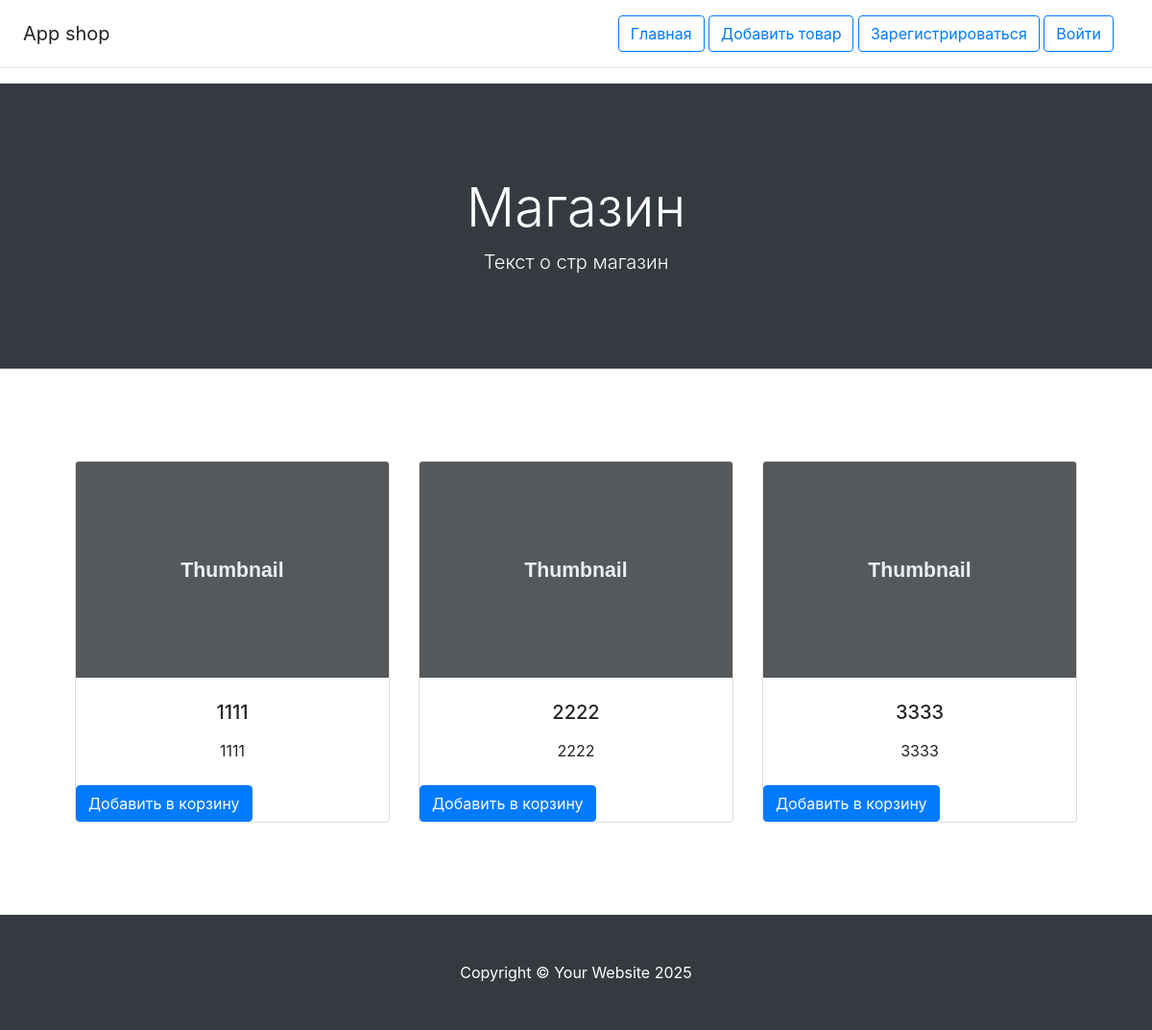
Before: / with the older database file.
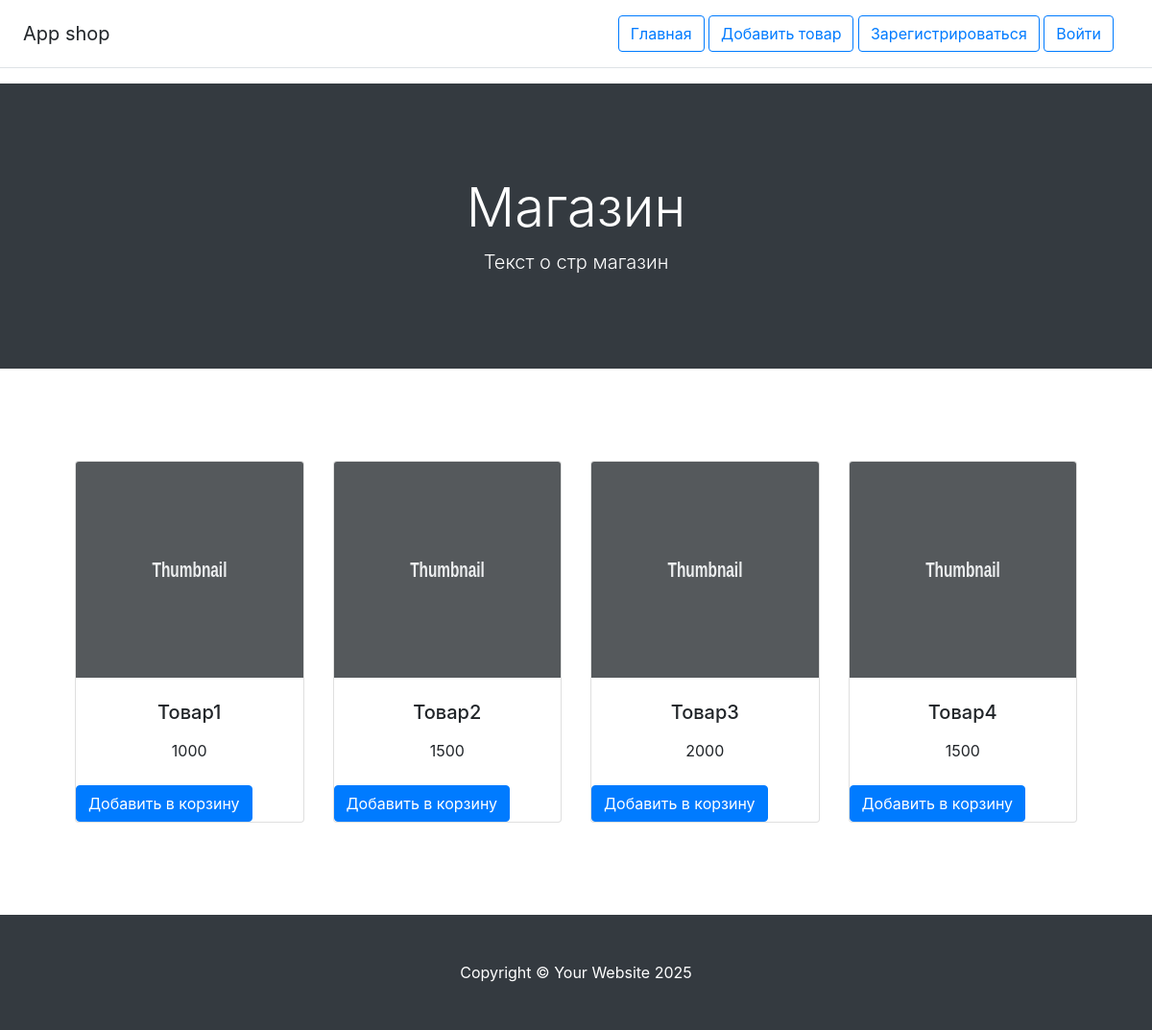
After: the same page with the newer database file.
### app/models.py (models this page shows)
class Product(db.Model):
    __tablename__ = "products"
    id = db.Column(db.Integer, primary_key=True, index=True, autoincrement=True)
    title = db.Column(db.String(100), nullable=False)
    price = db.Column(db.Integer, nullable=False)
    description = db.Column(db.String(100), nullable=False)
    image = db.Column(db.String(255), nullable=True)

### app/routes.py (the view)
    @app.route('/')
    def index():
        return render_template('index.html', products=Product.query.all())

### app/templates/index.html (shortened to what this page needs)
{% extends 'base.html' %}
{% block h1 %} <h1 class="display-4 fw-bolder">Магазин</h1> {% endblock h1 %}
{% block p %} <p class="lead fw-normal text-white-50 mb-0">Текст о стр магазин</p>{% endblock p %}
{% block body %}
  <body>
        <section class="py-5">
            <div class="container px-4 px-lg-5 mt-5">
                <div class="row gx-4 gx-lg-5 row-cols-2 row-cols-md-3 row-cols-xl-4 justify-content-center">
                    {% for product in products %}
                        <div class="col mb-5">
                            <div class="card h-100">
                                <img class="card-img-top" data-src="holder.js/100px225?theme=thumb&amp;bg=55595c&amp;fg=eceeef&amp;text=Thumbnail" alt="Thumbnail [100%x225]" style="height: 225px; width: 100%; display: block;" data-holder-rendered="true">
                                <div class="card-body p-4">
                                    <div class="text-center">
                                        <h5 class="fw-bolder">{{ product.title }}</h5>
                                        {{product.price}}
                                    </div>
                                </div>
                                <form action="{{ url_for('add_to_cart', product_id=product.id) }}" method="POST">
                                    <button style=align-content:  type="submit" class="btn btn-primary">Добавить в корзину</button>
                                </form>
                            </div>
                        </div>
                    {% endfor %}
                </div>
            </div>
        </section>
    </body>
{% endblock %}

### app/templates/base.html (shortened to what this page needs)
<!DOCTYPE html>
<html lang="en">
    <head>
        <link rel="stylesheet" href="https://cdn.jsdelivr.net/npm/bootstrap@4.0.0/dist/css/bootstrap.min.css">
    </head>
<body>
<div class="d-flex flex-column flex-md-row align-items-center p-3 px-md-4 mb-3 bg-white border-bottom box-shadow">
    <h5 class="my-0 mr-md-auto font-weight-normal">App shop</h5>
    <nav class="my-2 my-md-0 mr-md-3">
        <a class="btn btn-outline-primary" href="/">Главная</a>
        <a class="btn btn-outline-primary" href="/create">Добавить товар</a>
        {% if 'user_id' in session %}
            <span class="btn btn-outline-success">Привет, {{ session['user.username'] }}!</span>
            <a class="btn btn-outline-danger" href="{{ url_for('logout') }}">Выйти</a>
        {% else %}
            <a class="btn btn-outline-primary" href="/registration">Зарегистрироваться</a>
            <a class="btn btn-outline-primary" href="/signin">Войти</a>
        {% endif %}
    </nav>
</div>
        <header class="bg-dark py-5">
            <div class="container px-4 px-lg-5 my-5">
                <div class="text-center text-white">
                    {% block h1 %} {% endblock h1 %}
                    {% block p %} {% endblock p %}
                </div>
            </div>
        </header>
 {% block body %} {% endblock body %}
        <footer class="py-5 bg-dark">
            <div class="container"><p class="m-0 text-center text-white">Copyright &copy; Your Website 2025</p></div>
        </footer>
</body>
</html>

Changed rows visible on the page:
removed Product: title "1111", price "1111"
removed Product: title "2222", price "2222"
removed Product: title "3333", price "3333"
added Product: title "Товар1", price "1000"
added Product: title "Товар2", price "1500"
added Product: title "Товар3", price "2000"
added Product: title "Товар4", price "1500"
